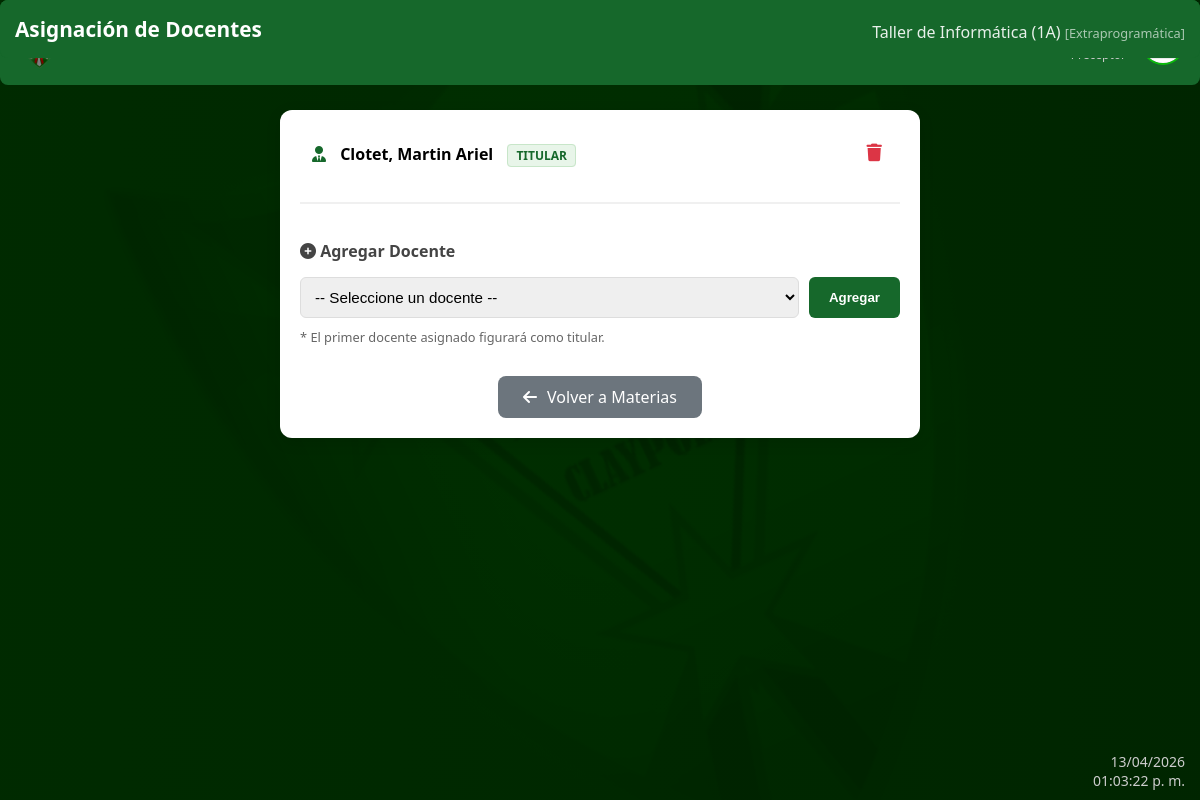
/docente_materia.php?id_cm=161 (signed in), run on the app's committed database.
### tables this page shows
CREATE TABLE `cursos` (
  `id_curso` int(11) NOT NULL,
  `nombre_curso` varchar(10) NOT NULL,
  `id_preceptor` int(11) DEFAULT NULL,
  `asiento_fijo` tinyint(1) DEFAULT '0'
);

CREATE TABLE `materias` (
  `id_materia` int(11) NOT NULL,
  `nombre_materia` varchar(100) NOT NULL,
  `tipo` enum('Programática','Extraprogramática') NOT NULL DEFAULT 'Programática' COMMENT 'Indica si la materia es Programática o Extraprogramática'
);

CREATE TABLE `docentes` (
  `id_docente` int(11) NOT NULL,
  `id_usuario` int(11) NOT NULL,
  `telefono` varchar(20) DEFAULT NULL
);

CREATE TABLE `usuarios` (
  `id_usuario` int(11) NOT NULL,
  `nombre` varchar(100) DEFAULT NULL,
  `apellido` varchar(100) DEFAULT NULL,
  `email` varchar(150) NOT NULL,
  `clave` varchar(255) NOT NULL
);

### docente_materia.php (the view, shortened to what this page needs)
<?php
require_once "conexion.php";
$id_cm = isset($_GET['id_cm']) ? intval($_GET['id_cm']) : 0;
$info = $conexion->query("
    SELECT c.nombre_curso, m.nombre_materia, m.tipo
    FROM curso_materia cm
    INNER JOIN cursos c ON cm.id_curso = c.id_curso
    INNER JOIN materias m ON cm.id_materia = m.id_materia
    WHERE cm.id_curso_materia = $id_cm
")->fetch_assoc();
$asignados = $conexion->query("
    SELECT d.id_docente, u.nombre, u.apellido
    FROM docente_materia dm
    INNER JOIN docentes d ON dm.id_docente = d.id_docente
    INNER JOIN usuarios u ON d.id_usuario = u.id_usuario
    WHERE dm.id_curso_materia = $id_cm
    ORDER BY dm.id_docente_materia ASC
")->fetch_all(MYSQLI_ASSOC);
?>
<!DOCTYPE html>
<html lang="es">
<head>
    <link rel="stylesheet" href="https://cdnjs.cloudflare.com/ajax/libs/font-awesome/6.5.0/css/all.min.css">
    <link rel="stylesheet" href="estilos.css">
</head>
<body>
    <?php include "navbar.php"; ?>
    <div class="container" style="color: #000;">
        <div class="header">
            <h2>Asignación de Docentes</h2>
            <p><?php echo htmlspecialchars($info['nombre_materia']); ?> (<?php echo htmlspecialchars($info['nombre_curso']); ?>) <span style="font-size: 0.8rem; opacity: 0.7;">[<?php echo htmlspecialchars($info['tipo'] ?: 'Programática'); ?>]</span></p>
        </div>
        <div id="lista-docentes">
            <?php if (empty($asignados)): ?>
                <p style="text-align:center; color:#888; padding:20px;">No hay docentes asignados todavía.</p>
            <?php else: ?>
                <?php foreach ($asignados as $idx => $doc): ?>
                <div class="docente-item">
                    <div>
                        <i class="fa fa-user-tie" style="color:#16682b; margin-right:10px;"></i>
                        <strong><?php echo htmlspecialchars($doc['apellido'] . ', ' . $doc['nombre']); ?></strong>
                        <span class="role-badge <?php echo $idx === 0 ? 'role-titular' : 'role-suplente'; ?>">
                            <?php echo $idx === 0 ? 'TITULAR' : 'SUPLENTE'; ?>
                        </span>
                    </div>
                    <button class="btn-remove" onclick="quitarDocente(<?php echo $doc['id_docente']; ?>)" title="Quitar asignación">
                        <i class="fa fa-trash"></i>
                    </button>
                </div>
                <?php endforeach; ?>
            <?php endif; ?>
        </div>
        <div class="add-section">
            <h3><i class="fa fa-plus-circle"></i> Agregar Docente</h3>
            <div class="select-group">
                <select id="select-docente">
                    <option value="">-- Seleccione un docente --</option>
                </select>
                <button class="btn-add" onclick="agregarDocente()">Agregar</button>
            </div>
            <p style="font-size:0.8rem; color:#666; margin-top:10px;">* El primer docente asignado figurará como titular.</p>
        </div>
        <div class="footer-actions">
            <a href="materias.php" class="btn-back"><i class="fa fa-arrow-left"></i> Volver a Materias</a>
        </div>
    </div>
</body>
</html>

### estilos.css (style rules this page uses)
body { font-family:Segoe UI,Tahoma,sans-serif; margin:0; padding-top:80px; background:linear-gradient(to right,lab(10% -52.37 35.81),lab(10% -32.37 35.81)); color:#ffffff; }
.header { display:flex; justify-content:space-between; align-items:center; padding:10px 20px; background:linear-gradient(to bottom, rgba(0,0,0,0.8) 20%, rgba(255,255,255,0) 100%); backdrop-filter: blur(5px); -webkit-backdrop-filter: blur(5px); position:fixed; top:0; left:0; right:0; z-index:1000; }
a { text-decoration:none;color:inherit; }
body::before { content: ""; position: fixed; inset: 0; background: url("fotos/logo.png") no-repeat center center; background-size: contain; opacity: 0.12; transform: rotate(-25deg) scale(1.4); transform-origin: center; z-index: -1; mix-blend-mode: overlay; pointer-events: none; margin-left:120px; margin-top:80px; }

### docente_materia.php (style rules this page uses)
.container { max-width: 600px; margin: 30px auto; padding: 20px; background: #fff; border-radius: 12px; box-shadow: 0 4px 15px rgba(0,0,0,0.1); }
.header { background: #16682b; color: #fff; padding: 15px; border-radius: 8px; margin-bottom: 20px; text-align: center; }
.header h2 { margin: 0; font-size: 1.3rem; }
.header p { margin: 5px 0 0; opacity: 0.9; }
.docente-item { display: flex; justify-content: space-between; align-items: center; padding: 12px; border-bottom: 1px solid #eee; }
.docente-item:last-child { border-bottom: none; }
.role-badge { font-size: 0.75rem; padding: 2px 8px; border-radius: 4px; font-weight: bold; margin-left: 10px; }
.role-titular { background: #e8f5e9; color: #16682b; border: 1px solid #c8e6c9; }
.btn-remove { color: #dc3545; cursor: pointer; background: none; border: none; font-size: 1.1rem; }
.add-section { margin-top: 25px; padding-top: 20px; border-top: 2px solid #f0f0f0; }
.add-section h3 { font-size: 1rem; margin-bottom: 15px; color: #444; }
.select-group { display: flex; gap: 10px; }
select { flex: 1; padding: 10px; border-radius: 6px; border: 1px solid #ddd; font-size: 0.95rem; }
.btn-add { background: #16682b; color: #fff; padding: 0 20px; border-radius: 6px; border: none; cursor: pointer; font-weight: bold; }
.footer-actions { margin-top: 30px; display: flex; justify-content: center; }
.btn-back { background: #6c757d; color: #fff; padding: 10px 25px; border-radius: 8px; text-decoration: none; display: inline-flex; align-items: center; gap: 10px; }

### data on the page
cursos: materias.nombre_materia "Taller de Informática", nombre_curso "1A", materias.tipo "Extraprogramática"
docentes: id_usuario.nombre "Clotet, Martin Ariel"
